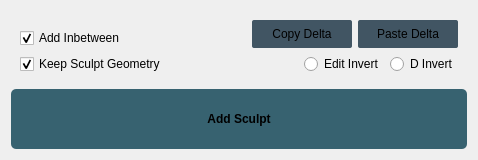
      <widget class="QWidget" name="tabModify">
       <property name="enabled">
        <bool>true</bool>
       </property>
       <attribute name="title">
        <string>Modify</string>
       </attribute>
       <layout class="QVBoxLayout" name="verticalLayout">
        <item>
         <widget class="QWidget" name="modifyWidget" native="true">
          <layout class="QHBoxLayout" name="horizontalLayout_3">
           <item>
            <layout class="QVBoxLayout" name="verticalLayout_10">
             <item>
              <spacer name="verticalSpacer_2">
               <property name="orientation">
                <enum>Qt::Vertical</enum>
               </property>
               <property name="sizeType">
                <enum>QSizePolicy::MinimumExpanding</enum>
               </property>
               <property name="sizeHint" stdset="0">
                <size>
                 <width>20</width>
                 <height>0</height>
                </size>
               </property>
              </spacer>
             </item>
             <item>
              <layout class="QHBoxLayout" name="horizontalLayout_5">
               <property name="sizeConstraint">
                <enum>QLayout::SetMinimumSize</enum>
               </property>
               <item>
                <widget class="QCheckBox" name="addInbetweenCheckBox">
                 <property name="text">
                  <string>Add Inbetween</string>
                 </property>
                 <property name="checked">
                  <bool>true</bool>
                 </property>
                </widget>
               </item>
               <item>
                <spacer name="horizontalSpacer_5">
                 <property name="orientation">
                  <enum>Qt::Horizontal</enum>
                 </property>
                 <property name="sizeHint" stdset="0">
                  <size>
                   <width>40</width>
                   <height>20</height>
                  </size>
                 </property>
                </spacer>
               </item>
              </layout>
             </item>
             <item>
              <layout class="QHBoxLayout" name="horizontalLayout_16">
               <property name="sizeConstraint">
                <enum>QLayout::SetMinimumSize</enum>
               </property>
               <item>
                <widget class="QCheckBox" name="deleteSculptCheckBox">
                 <property name="enabled">
                  <bool>true</bool>
                 </property>
                 <property name="styleSheet">
                  <string notr="true"/>
                 </property>
                 <property name="text">
                  <string>Keep Sculpt Geometry</string>
                 </property>
                 <property name="checked">
                  <bool>true</bool>
                 </property>
                 <property name="tristate">
                  <bool>false</bool>
                 </property>
                </widget>
               </item>
               <item>
                <spacer name="horizontalSpacer_6">
                 <property name="orientation">
                  <enum>Qt::Horizontal</enum>
                 </property>
                 <property name="sizeHint" stdset="0">
                  <size>
                   <width>40</width>
                   <height>20</height>
                  </size>
                 </property>
                </spacer>
               </item>
              </layout>
             </item>
            </layout>
           </item>
           <item>
            <layout class="QVBoxLayout" name="verticalLayout_11">
             <item>
              <layout class="QHBoxLayout" name="horizontalLayout_17">
               <item>
                <spacer name="horizontalSpacer_2">
                 <property name="orientation">
                  <enum>Qt::Horizontal</enum>
                 </property>
                 <property name="sizeType">
                  <enum>QSizePolicy::Expanding</enum>
                 </property>
                 <property name="sizeHint" stdset="0">
                  <size>
                   <width>40</width>
                   <height>20</height>
                  </size>
                 </property>
                </spacer>
               </item>
               <item>
                <widget class="QPushButton" name="pushButton_6">
                 <property name="sizePolicy">
                  <sizepolicy hsizetype="Fixed" vsizetype="Fixed">
                   <horstretch>25</horstretch>
                   <verstretch>0</verstretch>
                  </sizepolicy>
                 </property>
                 <property name="minimumSize">
                  <size>
                   <width>100</width>
                   <height>28</height>
                  </size>
                 </property>
                 <property name="maximumSize">
                  <size>
                   <width>16777215</width>
                   <height>32</height>
                  </size>
                 </property>
                 <property name="styleSheet">
                  <string notr="true">QPushButton {
    background-color: #415563;
    border-radius: 2px;


}
QPushButton:hover {
    background-color: #628095;
}
QPushButton:pressed {
    background-color: #0f1a1e;
}</string>
                 </property>
                 <property name="text">
                  <string>Copy Delta</string>
                 </property>
                </widget>
               </item>
               <item>
                <widget class="QPushButton" name="pushButton_8">
                 <property name="sizePolicy">
                  <sizepolicy hsizetype="Fixed" vsizetype="Fixed">
                   <horstretch>25</horstretch>
                   <verstretch>0</verstretch>
                  </sizepolicy>
                 </property>
                 <property name="minimumSize">
                  <size>
                   <width>100</width>
                   <height>28</height>
                  </size>
                 </property>
                 <property name="maximumSize">
                  <size>
                   <width>16777215</width>
                   <height>32</height>
                  </size>
                 </property>
                 <property name="styleSheet">
                  <string notr="true">QPushButton {
    background-color: #415563;
    border-radius: 2px;


}
QPushButton:hover {
    background-color: #628095;
}
QPushButton:pressed {
    background-color: #0f1a1e;
}</string>
                 </property>
                 <property name="text">
                  <string>Paste Delta</string>
                 </property>
                </widget>
               </item>
              </layout>
             </item>
             <item>
              <spacer name="verticalSpacer">
               <property name="orientation">
                <enum>Qt::Vertical</enum>
               </property>
               <property name="sizeType">
                <enum>QSizePolicy::MinimumExpanding</enum>
               </property>
               <property name="sizeHint" stdset="0">
                <size>
                 <width>20</width>
                 <height>0</height>
                </size>
               </property>
              </spacer>
             </item>
             <item>
              <layout class="QHBoxLayout" name="horizontalLayout_18">
               <item>
                <spacer name="horizontalSpacer">
                 <property name="orientation">
                  <enum>Qt::Horizontal</enum>
                 </property>
                 <property name="sizeHint" stdset="0">
                  <size>
                   <width>40</width>
                   <height>20</height>
                  </size>
                 </property>
                </spacer>
               </item>
               <item>
                <widget class="QRadioButton" name="radioButton_4">
                 <property name="text">
                  <string>Edit Invert</string>
                 </property>
                </widget>
               </item>
               <item>
                <widget class="QRadioButton" name="radioButton_2">
                 <property name="text">
                  <string>D Invert</string>
                 </property>
                </widget>
               </item>
              </layout>
             </item>
            </layout>
           </item>
          </layout>
         </widget>
        </item>
        <item>
         <widget class="QPushButton" name="addSculptButton">
          <property name="sizePolicy">
           <sizepolicy hsizetype="Minimum" vsizetype="Maximum">
            <horstretch>0</horstretch>
            <verstretch>0</verstretch>
           </sizepolicy>
          </property>
          <property name="minimumSize">
           <size>
            <width>0</width>
            <height>60</height>
           </size>
          </property>
          <property name="maximumSize">
           <size>
            <width>16777215</width>
            <height>60</height>
           </size>
          </property>
          <property name="sizeIncrement">
           <size>
            <width>0</width>
            <height>0</height>
           </size>
          </property>
          <property name="styleSheet">
           <string notr="true">QPushButton {
    background-color: #376270;
    border-radius: 5px;

	font-weight: bold;

}
QPushButton:hover {
    background-color: #478893;
}
QPushButton:pressed {
    background-color: #0f1a1e;
}</string>
          </property>
          <property name="text">
           <string>Add Sculpt</string>
          </property>
         </widget>
        </item>
       </layout>
      </widget>
